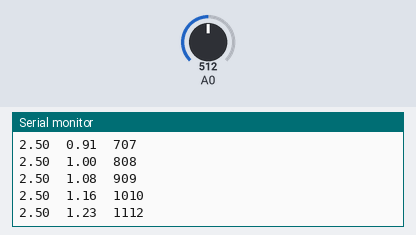
Simulated run of this sketch. Board: Arduino Uno, built with avr-gcc and run on an emulated ATmega328P. Shown: the last lines printed to the serial monitor. The inputs (shaded band) are chosen by the test bench; at power-on: A0 = 512.

Above: at 1.2 s.
1.3 s: A0 set to 716
At 1.32 s:
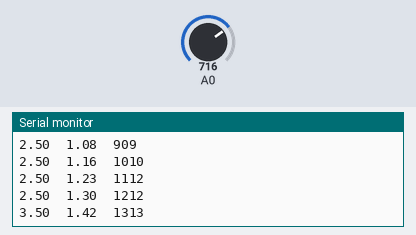
2.8 s: A0 set to 900
At 2.83 s:
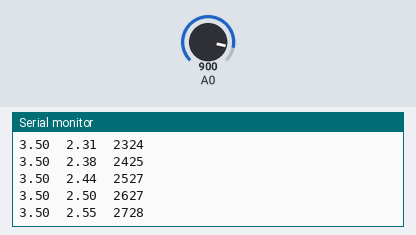
Timing chart, 0 to 5.8 s (numbered marks = the images above; inputs shaded):
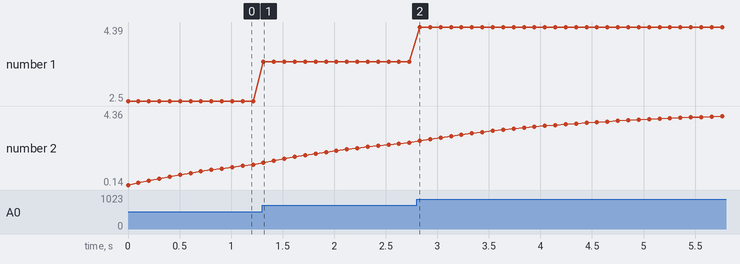

Measured:
- after the input at 1.3 s, the serial monitor: prints a new line at once (image 1)
- plotted number 1: 2.5 → 3.5 after the input at 1.3 s
- plotted number 2: 1.3 → 2.55 after the input at 1.3 s

The sketch:

Simple_Filter.ino
```cpp
void setup()
{
  Serial.begin(9600);
}

float u, y;

void loop()
{
  u = (float)analogRead(0)*5/1024; // Read Analog 0
  y = 0.945*y+0.0549*u;  // Filtered
  Serial.print(u);
  Serial.print("\t");
  Serial.print(y);
  Serial.print("\t");
  Serial.print(millis());
  Serial.println();
  delay(100);
}
```
